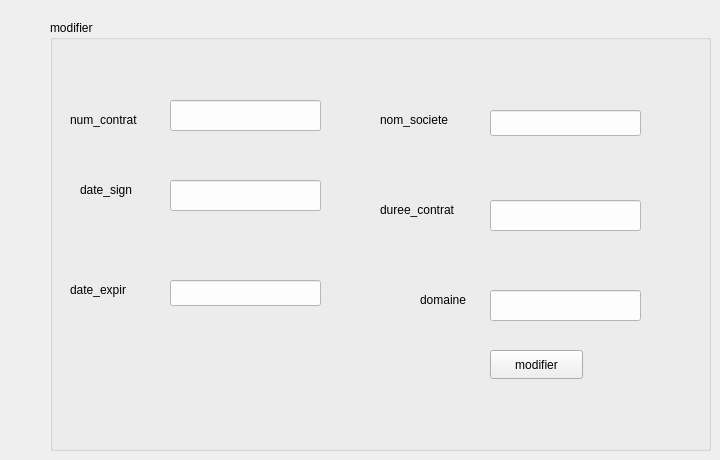
        <widget class="QWidget" name="tab_3">
         <attribute name="title">
          <string>modifier contrat</string>
         </attribute>
         <widget class="QGroupBox" name="groupBox_2">
          <property name="geometry">
           <rect>
            <x>50</x>
            <y>20</y>
            <width>661</width>
            <height>431</height>
           </rect>
          </property>
          <property name="title">
           <string>modifier</string>
          </property>
          <widget class="QLineEdit" name="le_nom_societe_2">
           <property name="geometry">
            <rect>
             <x>440</x>
             <y>90</y>
             <width>151</width>
             <height>26</height>
            </rect>
           </property>
           <property name="styleSheet">
            <string notr="true">background-color: rgb(253, 253, 253);</string>
           </property>
          </widget>
          <widget class="QLineEdit" name="le_date_expir_2">
           <property name="geometry">
            <rect>
             <x>120</x>
             <y>260</y>
             <width>151</width>
             <height>26</height>
            </rect>
           </property>
           <property name="styleSheet">
            <string notr="true">background-color: rgb(253, 253, 253);</string>
           </property>
          </widget>
          <widget class="QLineEdit" name="le_date_sign_2">
           <property name="geometry">
            <rect>
             <x>120</x>
             <y>160</y>
             <width>151</width>
             <height>31</height>
            </rect>
           </property>
           <property name="styleSheet">
            <string notr="true">background-color: rgb(253, 253, 253);</string>
           </property>
          </widget>
          <widget class="QLineEdit" name="le_duree_contrat_2">
           <property name="geometry">
            <rect>
             <x>440</x>
             <y>180</y>
             <width>151</width>
             <height>31</height>
            </rect>
           </property>
           <property name="styleSheet">
            <string notr="true">background-color: rgb(253, 253, 253);</string>
           </property>
          </widget>
          <widget class="QLineEdit" name="le_num_contrat_2">
           <property name="geometry">
            <rect>
             <x>120</x>
             <y>80</y>
             <width>151</width>
             <height>31</height>
            </rect>
           </property>
           <property name="styleSheet">
            <string notr="true">background-color: rgb(253, 253, 253);</string>
           </property>
          </widget>
          <widget class="QLabel" name="label_6">
           <property name="geometry">
            <rect>
             <x>20</x>
             <y>90</y>
             <width>91</width>
             <height>20</height>
            </rect>
           </property>
           <property name="text">
            <string>num_contrat</string>
           </property>
          </widget>
          <widget class="QLabel" name="label_8">
           <property name="geometry">
            <rect>
             <x>330</x>
             <y>180</y>
             <width>101</width>
             <height>20</height>
            </rect>
           </property>
           <property name="text">
            <string>duree_contrat</string>
           </property>
          </widget>
          <widget class="QLabel" name="label_9">
           <property name="geometry">
            <rect>
             <x>30</x>
             <y>160</y>
             <width>63</width>
             <height>20</height>
            </rect>
           </property>
           <property name="text">
            <string>date_sign</string>
           </property>
          </widget>
          <widget class="QLabel" name="label_10">
           <property name="geometry">
            <rect>
             <x>20</x>
             <y>260</y>
             <width>91</width>
             <height>20</height>
            </rect>
           </property>
           <property name="text">
            <string>date_expir</string>
           </property>
          </widget>
          <widget class="QLabel" name="label_11">
           <property name="geometry">
            <rect>
             <x>330</x>
             <y>90</y>
             <width>91</width>
             <height>20</height>
            </rect>
           </property>
           <property name="text">
            <string>nom_societe</string>
           </property>
          </widget>
          <widget class="QPushButton" name="pb_modifier">
           <property name="geometry">
            <rect>
             <x>440</x>
             <y>330</y>
             <width>93</width>
             <height>29</height>
            </rect>
           </property>
           <property name="text">
            <string>modifier</string>
           </property>
          </widget>
          <widget class="QLineEdit" name="le_domaine_3">
           <property name="geometry">
            <rect>
             <x>440</x>
             <y>270</y>
             <width>151</width>
             <height>31</height>
            </rect>
           </property>
           <property name="styleSheet">
            <string notr="true">background-color: rgb(253, 253, 253);</string>
           </property>
          </widget>
          <widget class="QLabel" name="label_13">
           <property name="geometry">
            <rect>
             <x>370</x>
             <y>270</y>
             <width>63</width>
             <height>20</height>
            </rect>
           </property>
           <property name="text">
            <string>domaine</string>
           </property>
          </widget>
         </widget>
        </widget>
